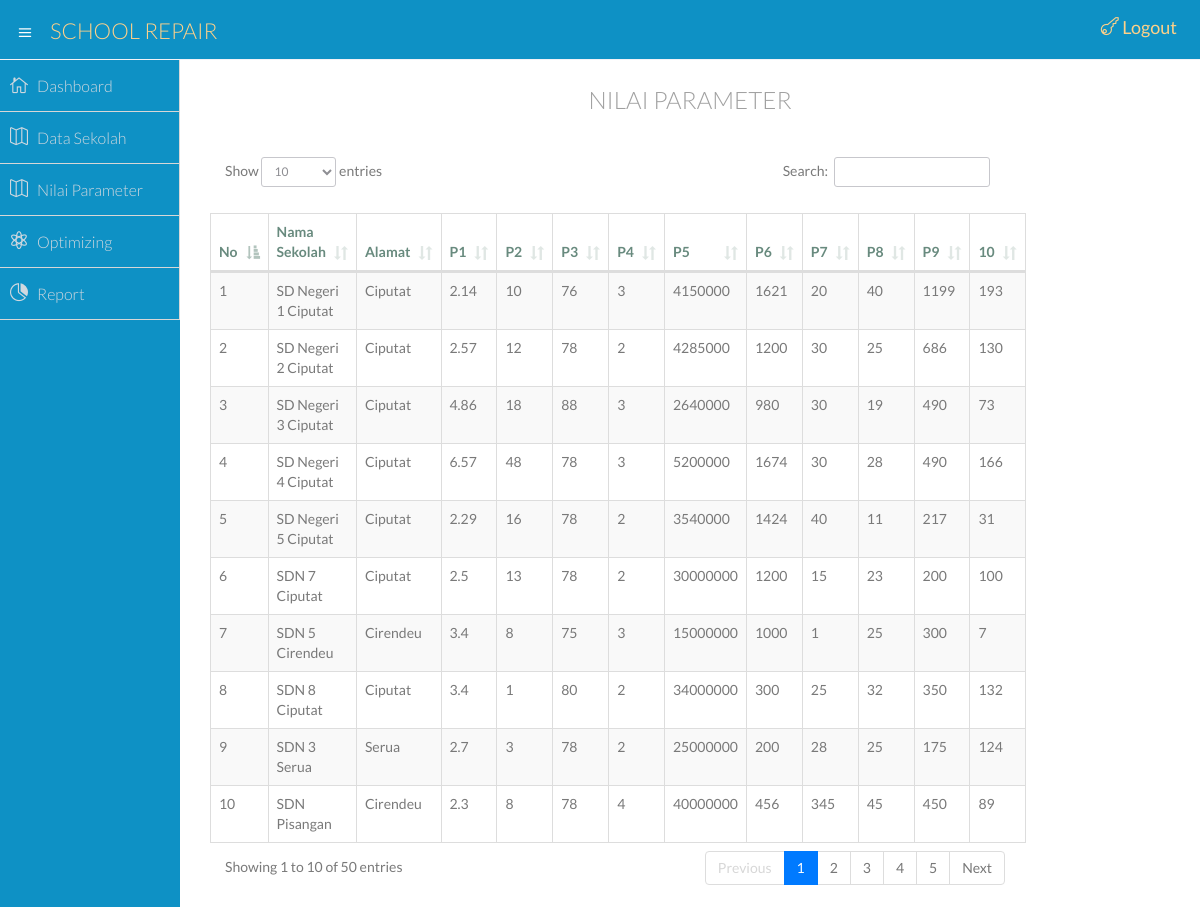
The app's page /index.php/dashboard/nilai_pv with its own data.
### tables this page shows
CREATE TABLE IF NOT EXISTS `identitas_sekolah` (
  `id_sekolah` int(4) NOT NULL,
  `nama_sekolah` varchar(30) NOT NULL,
  `alamat_sekolah` varchar(50) NOT NULL,
  `tingkat_kerusakan` float NOT NULL,
  `lama_rusak` int(5) NOT NULL,
  `kapasitas_sekolah` int(5) NOT NULL,
  `intensitas_perbaikan` int(5) NOT NULL,
  `anggaran_perbaikan` int(15) NOT NULL,
  `kapasitas_lahan` int(5) NOT NULL,
  `jarak_sekolah_lain` int(5) NOT NULL,
  `jumlah_guru` int(5) NOT NULL,
  `jumlah_siswa` int(5) NOT NULL,
  `pertumbuhan_murid` int(5) NOT NULL
);

### application/controllers/dashboard.php (called while the page is built, shortened)
<?php
	class Dashboard extends CI_Controller {
		function __construct(){
			$this->load->model('m_sekolah');
			$this->load->model('m_grafik');
            $this->load->model('m_optimasi');
		}
		function nilai_pv(){
          $data['school'] = $this->m_sekolah->get_sekolah();
            $this->load->view('nilai_pv',$data);
        }
	}

### index.php (called while the page is built, shortened)
<?php
require_once BASEPATH.'core/CodeIgniter.php';

### application/models/m_sekolah.php (called while the page is built, shortened)
<?php if(!defined('BASEPATH')) exit('No direct script access allowed');
	class M_sekolah extends CI_Model{
		public function get_sekolah(){
			$this->db->order_by('id_sekolah','ASC');
			$query = $getData = $this->db->get('identitas_sekolah');
			if($getData->num_rows() > 0)
				return $query;
			else
				return null;
		}
	}

### application/views/nilai_pv.php (the view, shortened to what this page needs)
<section id="main-content">
         <section class="wrapper">
         <div class="row">
               <div class="col-lg-12">
                   <h3 class="page-header" align="center"></i>Nilai Parameter</h3>
               </div>
           </div>
           <div class="col-sm-10">
           <table id="dataTable" class="table table-striped table-bordered " >
             <thead>
             <tr>
               <th>No</th>
               <th>Nama Sekolah</th>
               <th>Alamat </th>
               <th>P1</th>
               <th>P2</th>
               <th>P3</th>
               <th>P4</th>
               <th>P5</th>
               <th>P6</th>
               <th>P7</th>
               <th>P8</th>
               <th>P9</th>
               <th>10</th>
             </tr>
           </thead>
           <tbody>
             <?php
               foreach ($school ->result() as $row):?>
               <tr>
                 <td><?php echo($row->id_sekolah);?></td>
                 <td><?php echo($row->nama_sekolah);?></td>
                 <td><?php echo($row->alamat_sekolah);?></td>
                 <td><?php echo ($row->tingkat_kerusakan);?></td>
                 <td><?php echo($row->lama_rusak);?></td>
                 <td><?php echo($row->kapasitas_sekolah);?></td>
                 <td><?php echo($row->intensitas_perbaikan);?></td>
                 <td><?php echo($row->anggaran_perbaikan);?></td>
                 <td><?php echo($row->kapasitas_lahan);?></td>
                 <td><?php echo($row->jarak_sekolah_lain);?></td>
                 <td><?php echo($row->jumlah_guru);?></td>
                 <td><?php echo($row->jumlah_siswa);?></td>
                 <td><?php echo($row->pertumbuhan_murid);?></td>
               </tr>
             <?php endforeach; ?>
             </tbody>
           </table>
         </div>
         <br />
         <br />
         <br />
       </section>
   </section>

### records on screen
identitas_sekolah: id_sekolah "1", nama_sekolah "SD Negeri 1 Ciputat", alamat_sekolah "Ciputat", tingkat_kerusakan "2.14", lama_rusak "10", kapasitas_sekolah "76", intensitas_perbaikan "3", anggaran_perbaikan "4150000", kapasitas_lahan "1621", jarak_sekolah_lain "20", jumlah_guru "40", jumlah_siswa "1199", pertumbuhan_murid "193"
identitas_sekolah: id_sekolah "2", nama_sekolah "SD Negeri 2 Ciputat", alamat_sekolah "Ciputat", tingkat_kerusakan "2.57", lama_rusak "12", kapasitas_sekolah "78", intensitas_perbaikan "2", anggaran_perbaikan "4285000", kapasitas_lahan "1200", jarak_sekolah_lain "30", jumlah_guru "25", jumlah_siswa "686", pertumbuhan_murid "130"
identitas_sekolah: id_sekolah "3", nama_sekolah "SD Negeri 3 Ciputat", alamat_sekolah "Ciputat", tingkat_kerusakan "4.86", lama_rusak "18", kapasitas_sekolah "88", intensitas_perbaikan "3", anggaran_perbaikan "2640000", kapasitas_lahan "980", jarak_sekolah_lain "30", jumlah_guru "19", jumlah_siswa "490", pertumbuhan_murid "73"
identitas_sekolah: id_sekolah "4", nama_sekolah "SD Negeri 4 Ciputat", alamat_sekolah "Ciputat", tingkat_kerusakan "6.57", lama_rusak "48", kapasitas_sekolah "78", intensitas_perbaikan "3", anggaran_perbaikan "5200000", kapasitas_lahan "1674", jarak_sekolah_lain "30", jumlah_guru "28", jumlah_siswa "490", pertumbuhan_murid "166"
identitas_sekolah: id_sekolah "5", nama_sekolah "SD Negeri 5 Ciputat", alamat_sekolah "Ciputat", tingkat_kerusakan "2.29", lama_rusak "16", kapasitas_sekolah "78", intensitas_perbaikan "2", anggaran_perbaikan "3540000", kapasitas_lahan "1424", jarak_sekolah_lain "40", jumlah_guru "11", jumlah_siswa "217", pertumbuhan_murid "31"
identitas_sekolah: id_sekolah "6", nama_sekolah "SDN 7 Ciputat", alamat_sekolah "Ciputat", tingkat_kerusakan "2.5", lama_rusak "13", kapasitas_sekolah "78", intensitas_perbaikan "2", anggaran_perbaikan "30000000", kapasitas_lahan "1200", jarak_sekolah_lain "15", jumlah_guru "23", jumlah_siswa "200", pertumbuhan_murid "100"
identitas_sekolah: id_sekolah "7", nama_sekolah "SDN 5 Cirendeu", alamat_sekolah "Cirendeu", tingkat_kerusakan "3.4", lama_rusak "8", kapasitas_sekolah "75", intensitas_perbaikan "3", anggaran_perbaikan "15000000", kapasitas_lahan "1000", jarak_sekolah_lain "1", jumlah_guru "25", jumlah_siswa "300", pertumbuhan_murid "7"
identitas_sekolah: id_sekolah "8", nama_sekolah "SDN 8 Ciputat", alamat_sekolah "Ciputat", tingkat_kerusakan "3.4", lama_rusak "1", kapasitas_sekolah "80", intensitas_perbaikan "2", anggaran_perbaikan "34000000", kapasitas_lahan "300", jarak_sekolah_lain "25", jumlah_guru "32", jumlah_siswa "350", pertumbuhan_murid "132"
identitas_sekolah: id_sekolah "9", nama_sekolah "SDN 3 Serua", alamat_sekolah "Serua", tingkat_kerusakan "2.7", lama_rusak "3", kapasitas_sekolah "78", intensitas_perbaikan "2", anggaran_perbaikan "25000000", kapasitas_lahan "200", jarak_sekolah_lain "28", jumlah_guru "25", jumlah_siswa "175", pertumbuhan_murid "124"
identitas_sekolah: id_sekolah "10", nama_sekolah "SDN Pisangan", alamat_sekolah "Cirendeu", tingkat_kerusakan "2.3", lama_rusak "8", kapasitas_sekolah "78", intensitas_perbaikan "4", anggaran_perbaikan "40000000", kapasitas_lahan "456", jarak_sekolah_lain "345", jumlah_guru "45", jumlah_siswa "450", pertumbuhan_murid "89"
